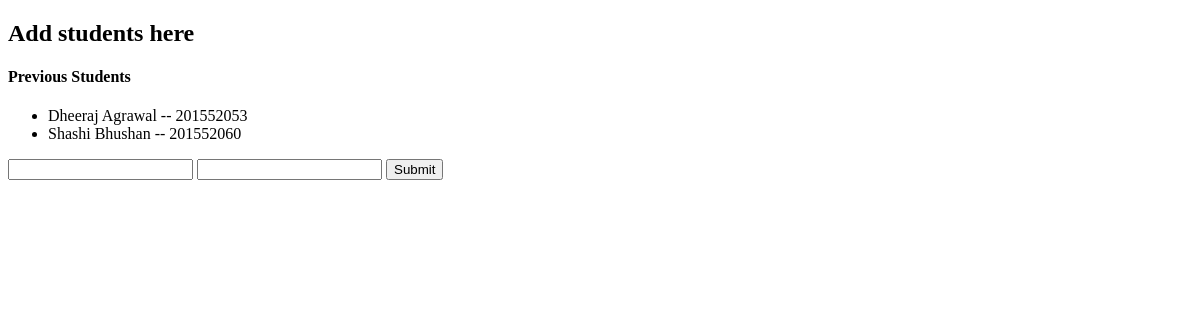
The app's page /logbook/add_student, older data.
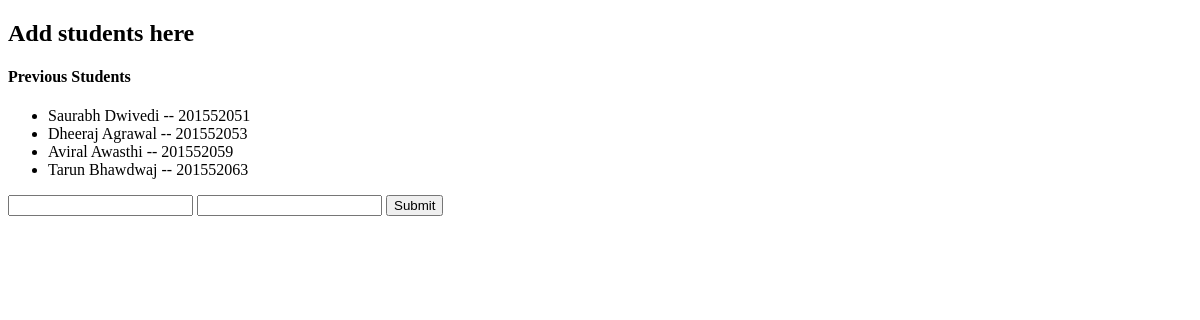
The same page, newer data.
### logbook_2/models.py (models this page shows)
class Students(models.Model):
    name = models.CharField(max_length=100)
    id = models.IntegerField(primary_key=True)

### logbook_2/views.py (the view)
def add_student(request):
    if request.method == "POST":
        name = request.POST['name']
        id = request.POST['id']
        student = Students(name=name,id=id)
        student.save()
        return HttpResponseRedirect('/logbook/')
    else:
        students = Students.objects.all()
        return render(request,'logbook_2/add_student.html',{'students' : students})

### logbook_2/templates/logbook_2/add_student.html (shortened to what this page needs)
<!DOCTYPE html>
<html lang="en">
<head>
</head>
<body>
<h2>Add students here</h2>
<h4>Previous Students</h4>
<ul>
    {% for stud in students %}
        <li>{{  stud.name }} -- {{stud.id}}</li>
    {% endfor %}
</ul>
<form action="{% url 'add_student' %}" method="POST">{% csrf_token %}
<input type="number" name="id">
<input type="text" name="name">
    <input type="submit" name="submit">
    </form>
</body>
</html>

Row changes from the older to the newer data that the page shows:
removed Students: name "Shashi Bhushan", id "201552060"
added Students: name "Saurabh Dwivedi", id "201552051"
added Students: name "Aviral Awasthi", id "201552059"
added Students: name "Tarun Bhawdwaj", id "201552063"
